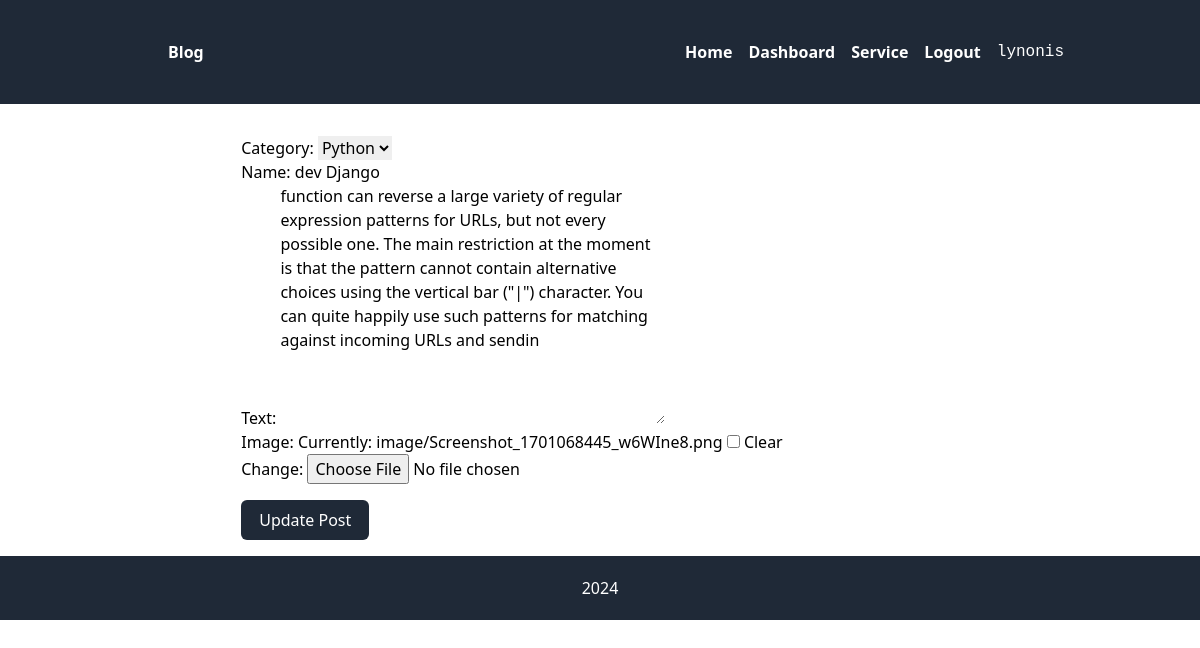
Screenshot of /update_post/114/ (signed in) with the database file from the repository.
### src/models.py (models this page shows, shortened)
class User(AbstractUser):
    pass

class BLog(models.Model):
    user = models.ForeignKey(User, on_delete=models.CASCADE)
    category = models.ForeignKey(CategoryBlog, on_delete=models.CASCADE)
    name = models.CharField(max_length =150, blank=True, null=True)
    Text  = models.TextField(max_length=1000 )
    image = models.ImageField(upload_to="image", blank=True)
    date = models.DateTimeField(auto_now=True)
    likes = models.ManyToManyField(User, related_name='blog_likes', blank=True)

class CategoryBlog(models.Model):
    name = models.CharField(max_length = 150)
    def __str__(self):
        return f"{self.name}"

### src/views.py (the view)
# urls.py: path('update_post/<str:pk>/', views.update_post, name='update_post'),
def update_post(request, pk):
    posts = get_object_or_404(BLog, id=pk)
    if  request.method == 'POST':
        form = FormPost(request.POST, request.FILES,instance=posts)
        if form.is_valid():
            form.save()
            return redirect('index')
    else :
        form = FormPost(instance=posts)
    return render(request, 'update_post.html', {'form': form})

### src/forms.py (shortened to what this page needs)
class FormPost(forms.ModelForm):
   class Meta:
      model = BLog
      exclude = ['date']
      fields =['category', 'name', 'Text' ,'image']

### src/templates/update_post.html (shortened to what this page needs)
{% extends 'base.html' %}
{% load tailwind_filters %}
{% block content %}
<div   class="container flex justify-center mt-8">
   <form action="" method="POST" enctype="multipart/form-data">
            <div>
                {{ form|crispy }}
            </div>
            <button class="bg-gray-800 px-4 py-2 rounded-md
             w-32 text-white mt-4" type="submit" >Update Post</button>
        </form>
</div>
{% endblock content %}

### templates/navabar.html (shortened to what this page needs)
<nav class="bg-gray-800 p-10">
  <div class="container max-auto  flex justify-between items-center pl-42">
     <div class="text-white font-bold pl-32">
          <a href="">Blog</a>
     </div>
     <div class="hidden md:flex  space-x-4 pl-20 ">
        <a class="text-white font-bold hover:underline decoration-sky-500" href="{% url 'index' %}">Home</a>
        <a class="text-white font-bold hover:underline decoration-sky-500" href="{% url 'dashboard' %}">Dashboard</a>
        <a class="text-white font-bold hover:underline decoration-sky-500" href="">Service</a>
        {% if user.is_authenticated %}
        <a class="text-white font-bold hover:underline decoration-sky-500" href="{% url 'user_logut' %}">Logout</a>
         <samp class="text-white">{{user.username}}</samp>
         {% else %}
         <a class="text-white font-bold hover:underline decoration-sky-500" href="{% url 'user_login' %}">Login</a>
        {% endif %}
     </div>
  </div>
</nav>

### rows the page displays
User: username "lynonis"
BLog: category "Python", Text "function can reverse a large variety of regular expression patterns for URLs, but not every possible one. The main restriction at the moment is that the pattern cannot contain alternative choices using the vertical bar (\"|\") character. You can quite happily use such patterns for matching against incoming URLs and sendin"
CategoryBlog: name "dev Django"
